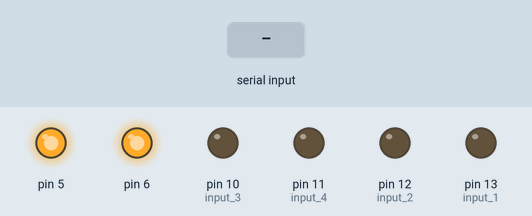
Recording of a sketch running on a simulated Arduino Uno, built with avr-gcc and run on an emulated ATmega328P. Shown: output pins drawn as LEDs (lit = HIGH). Inputs (shaded band) come from the test bench. What the sketch prints to the serial monitor is not drawn.

Above: at 1.2 s.
1.3 s: "90,45\n" received over Serial
2.8 s: "30,150\n" received over Serial
4.3 s: "2\n" received over Serial
5.8 s: "1\n" received over Serial
Timing chart, 0 to 8.3 s (numbered marks = the images above; inputs shaded):
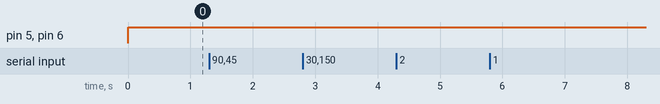

The sketch:

sketch_nov05a.ino
```cpp
int key=0;
void setup()
{
  pinMode(13, OUTPUT); // input 1
  pinMode(12,OUTPUT); // input 2
  pinMode(10,OUTPUT); // input 3
  pinMode(11,OUTPUT); // input 4
  pinMode(5,OUTPUT);
  pinMode(6,OUTPUT);
  Serial.begin(9600);
}

void loop()
{
   digitalWrite(5, HIGH);
  digitalWrite(6, HIGH);
  if(Serial.available()>0)
  {
    key=Serial.read()-'0';
    if(key==1)
    {
        digitalWrite(10, LOW);
        digitalWrite(11, HIGH);
      digitalWrite(12, LOW);
        digitalWrite(13, HIGH);
        Serial.println("Moving Forward.");
    }
    else if(key==2)
    {
        digitalWrite(10, HIGH);
        digitalWrite(11, LOW);
      digitalWrite(12, HIGH);
        digitalWrite(13, LOW);
      Serial.println("Moving Backward.");
    }
    else if(key==3)
    {
        digitalWrite(10, LOW);
        digitalWrite(11, HIGH);
      digitalWrite(12, HIGH);
        digitalWrite(13, HIGH);
      Serial.println("Turning Right.");
    }
    else if(key==4)
    {
        digitalWrite(10, LOW);
        digitalWrite(11, LOW);
      digitalWrite(12, LOW);
        digitalWrite(13, HIGH);
      Serial.println("Turning Left.");
    }
    else
    {
      digitalWrite(10, LOW);
        digitalWrite(11, LOW);
      digitalWrite(12, LOW);
        digitalWrite(13, LOW);
      Serial.println("Parked.");
    }
  }
}
```
